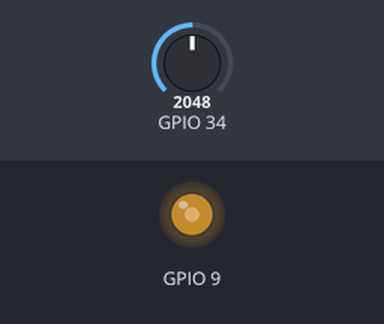
Recording of a sketch running on a simulated ESP32. On the bench: output pins drawn as LEDs (lit = HIGH). Inputs (shaded band) come from the test bench; at power-on: GPIO 34 = 2048.

Above: at 1.2 s.
1.3 s: GPIO 34 set to 2866
At 2.5 s:
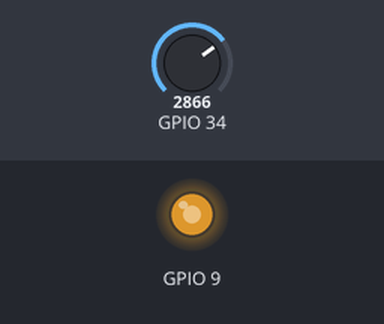
2.8 s: GPIO 34 set to 3603
At 3.8 s:
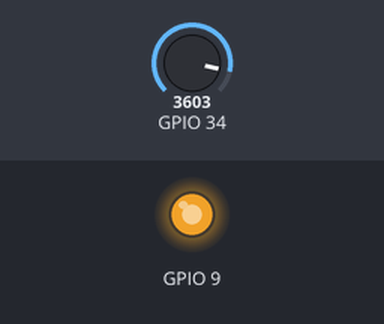
4.3 s: GPIO 34 set to 491
At 5.0 s:
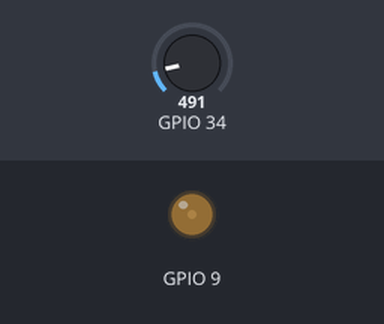
5.8 s: GPIO 34 set to 0
At 7.0 s:
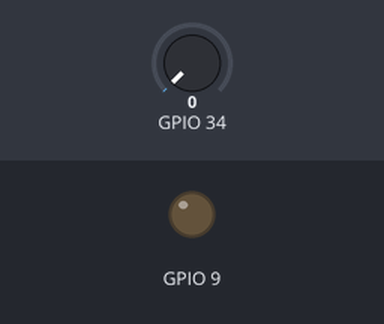
7.3 s: GPIO 34 set to 2047
At 8.1 s:
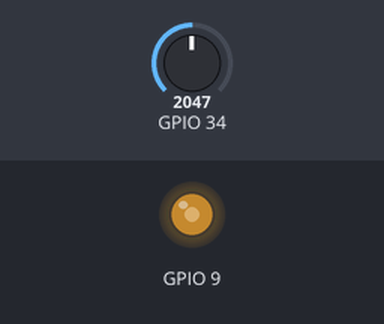
Timing chart, 0 to 9.8 s (numbered marks = the images above; inputs shaded):
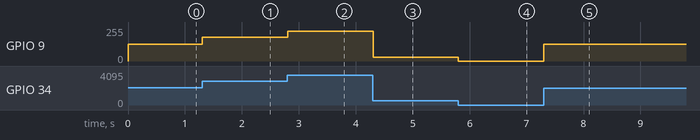

Measured:
- after the input at 1.3 s, GPIO 9: 127/255 → 178/255 at once
- after the input at 2.8 s, GPIO 9: 178/255 → 224/255 at once
- after the input at 4.3 s, GPIO 9: 224/255 → 30/255 at once
- after the input at 5.8 s, GPIO 9: 30/255 → 0/255 at once
- after the input at 7.3 s, GPIO 9: 0/255 → 127/255 at once

The sketch:

analog_read_analog_write.ino
```cpp
void setup() {
  // Pin 34 will read the raw analog input sensor
  pinMode(34, INPUT);
}

void loop() {
  // 1. Read the raw analog voltage from the sensor (gives a number from 0 to 4095)
  int rawValue = analogRead(34);

  // 2. Scale the number down from the 0-4095 range to the 0-255 PWM range
  int pwmValue = map(rawValue, 0, 4095, 0, 255);

  // 3. Output that scaled value directly as a PWM signal on Pin 9
  analogWrite(9, pwmValue);

  // A tiny pause to keep the processor stable
  delay(10);
}
```
